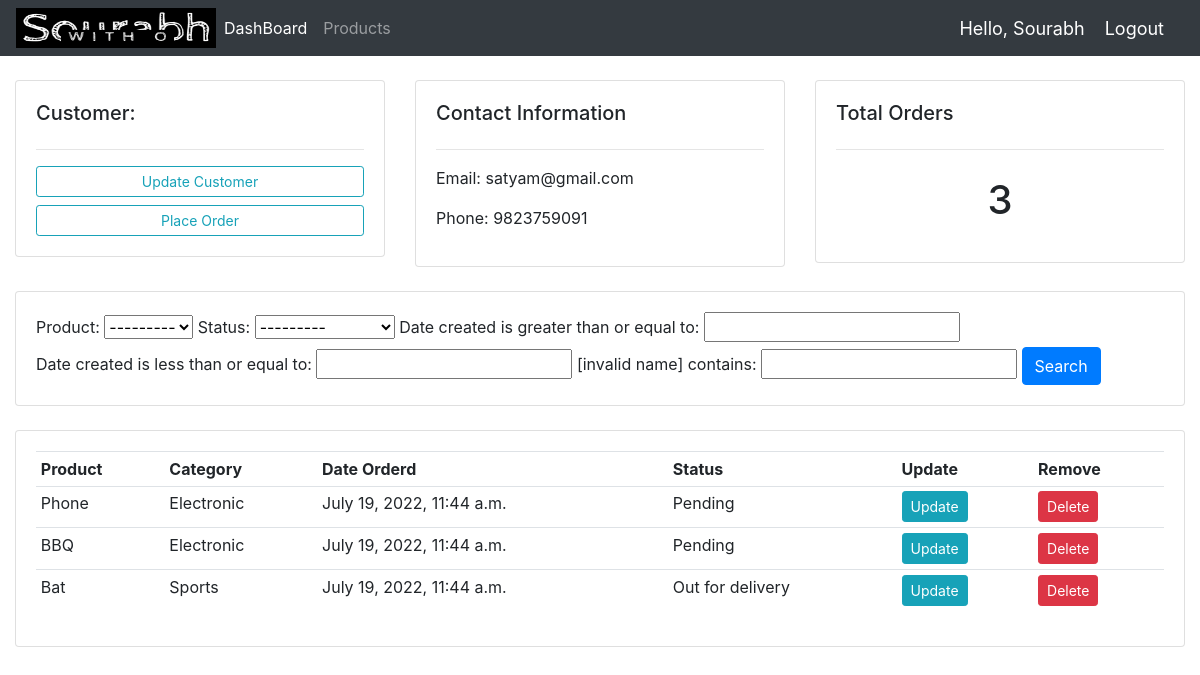
Page /customer/1 (signed in) on the committed database.
### accounts/models.py (models this page shows, shortened)
class Customer(models.Model):
    user = models.OneToOneField(User, null=True, blank=True, on_delete=models.CASCADE)
    name= models.CharField(max_length=200,null=True)
    phone=models.CharField(max_length=200,null=True)
    email=models.CharField(max_length=200,null=True)
    date_created=models.DateTimeField(auto_now_add=True,null=True)
    profile_pic = models.ImageField(default="profile1.png", null=True, blank=True)

class Order(models.Model):
    STATUS=(
        ('Pending','Pending'),
        ('Out for delivery','Out for delivery'),
        ('Delivered','Delivered'),
    )
    customer=models.ForeignKey(Customer,null=True,on_delete=models.SET_NULL)
    product=models.ForeignKey(Product,null=True,on_delete=models.SET_NULL)
    date_created=models.DateTimeField(auto_now_add=True,null=True)
    status=models.CharField(max_length=200,null=True,choices=STATUS)

class Product(models.Model):
    CATEGORY=(
        ('Electronic','Electronic'),
        ('Decor','Decor'),
        ('Sports','Sports'),
        ('Artistic','Artistic'),
    )
    name=models.CharField(max_length=200,null=True)
    price=models.FloatField(null=True)
    category=models.CharField(max_length=200,null=True,choices=CATEGORY)
    description=models.CharField(max_length=200,null=True,blank=True)
    date_added=models.DateTimeField(auto_now_add=True,null=True)
    tags=models.ManyToManyField(Tag)
    def __str__(self):
        return self.name

### accounts/decorators.py (the view)
		def wrapper_func(request, *args, **kwargs):
			group = None
			if request.user.groups.exists():
				group = request.user.groups.all()[0].name
			if group in allowed_roles:
				return view_func(request, *args, **kwargs)
			else:
				return HttpResponse('You are not authorized to view this page')

### accounts/views.py (called while the page is built)
@login_required(login_url='login')
@allowed_users(allowed_roles=['admin'])
def customer(request, pk):
	customer = Customer.objects.get(id=pk)
	orders = customer.order_set.all()
	order_count = orders.count()
	myFilter = OrderFilter(request.GET, queryset=orders)
	orders = myFilter.qs
	context = {'customer':customer, 'orders':orders, 'order_count':order_count,
	'myFilter':myFilter}
	return render(request, 'accounts/customer.html',context)

### accounts/templates/accounts/customer.html
{%  extends 'accounts/main.html' %}
{% block content %}
	<br>
<div class="row">
	<div class="col-md">
		<div class="card card-body">
			<h5>Customer:</h5>
			<hr>
			<a class="btn btn-outline-info  btn-sm btn-block" href="">Update Customer</a>
			<a class="btn btn-outline-info  btn-sm btn-block" href="{% url 'create_order' customer.id %}">Place Order</a>
		</div>
	</div>
	<div class="col-md">
		<div class="card card-body">
			<h5>Contact Information</h5>
			<hr>
			<p>Email: {{customer.email}}</p>
			<p>Phone: {{customer.phone}}</p>
		</div>
	</div>
	<div class="col-md">
		<div class="card card-body">
			<h5>Total Orders</h5>
			<hr>
			<h1 style="text-align: center;padding: 10px">{{order_count}}</h1>
		</div>
	</div>
</div>
<br>
<div class="row">
	<div class="col">
		<div class="card card-body">
			<form method="get">
				{{myFilter.form}}
		    <button class="btn btn-primary" type="submit">Search</button>
		  </form>
		</div>
	</div>
</div>
<br>
<div class="row">
	<div class="col-md">
		<div class="card card-body">
			<table class="table table-sm">
				<tr>
					<th>Product</th>
					<th>Category</th>
					<th>Date Orderd</th>
					<th>Status</th>
					<th>Update</th>
					<th>Remove</th>
				</tr>
				{% for order in orders %}
				<tr>
					<td>{{order.product}}</td>
					<td>{{order.product.category}}</td>
					<td>{{order.date_created}}</td>
					<td>{{order.status}}</td>
					<td><a class="btn btn-sm btn-info" href="{% url 'update_order' order.id %}">Update</a></td>
					<td><a class="btn btn-sm btn-danger" href="{% url 'delete_order' order.id %}">Delete</a></td>
				</tr>
				{% endfor %}
			</table>
		</div>
	</div>
</div>
{% endblock %}

### accounts/templates/accounts/navbar.html (shortened to what this page needs)
{%load static%}
<nav class="navbar navbar-expand-lg navbar-dark bg-dark">
    <img src="{% static '/images/logo.png'%}" width="200" height="40"/>
    <div class="collapse navbar-collapse" id="navbarNav">
      <ul class="navbar-nav">
        {% if request.user.is_staff %}
        <li class="nav-item active">
          <a class="nav-link" href="{% url 'home'%}">DashBoard<span class="sr-only">(current)</span></a>
        </li>
        <li class="nav-item">
          <a class="nav-link" href="{% url 'products'%}">Products</a>
        </li>
        {% else %}
        <li class="nav-item">
          <a class="nav-link" href="{% url 'account' %}">Settings</a>
        </li>
        {% endif %}
      </ul>
    </div>
    <span class="hello-msg">Hello, {{request.user}}</span>
  <span ><a  class="hello-msg" href="{% url 'logout' %}">Logout</a></span>
  </nav>

### accounts/templates/accounts/navbar.html (style rules this page uses)
.hello-msg { font-size: 18px; color: #fff; margin-right: 20px; }

### rows in the picture
Customer: email "satyam@gmail.com", phone "9823759091"
Order: product "Phone", product.category "Electronic", date_created "July 19, 2022, 11:44 a.m.", status "Pending"
Order: product "BBQ", product.category "Electronic", date_created "July 19, 2022, 11:44 a.m.", status "Pending"
Order: product "Bat", product.category "Sports", date_created "July 19, 2022, 11:44 a.m.", status "Out for delivery"

### other values in the picture
{{ request.user }} "Sourabh"
{{ order_count }} "3"
